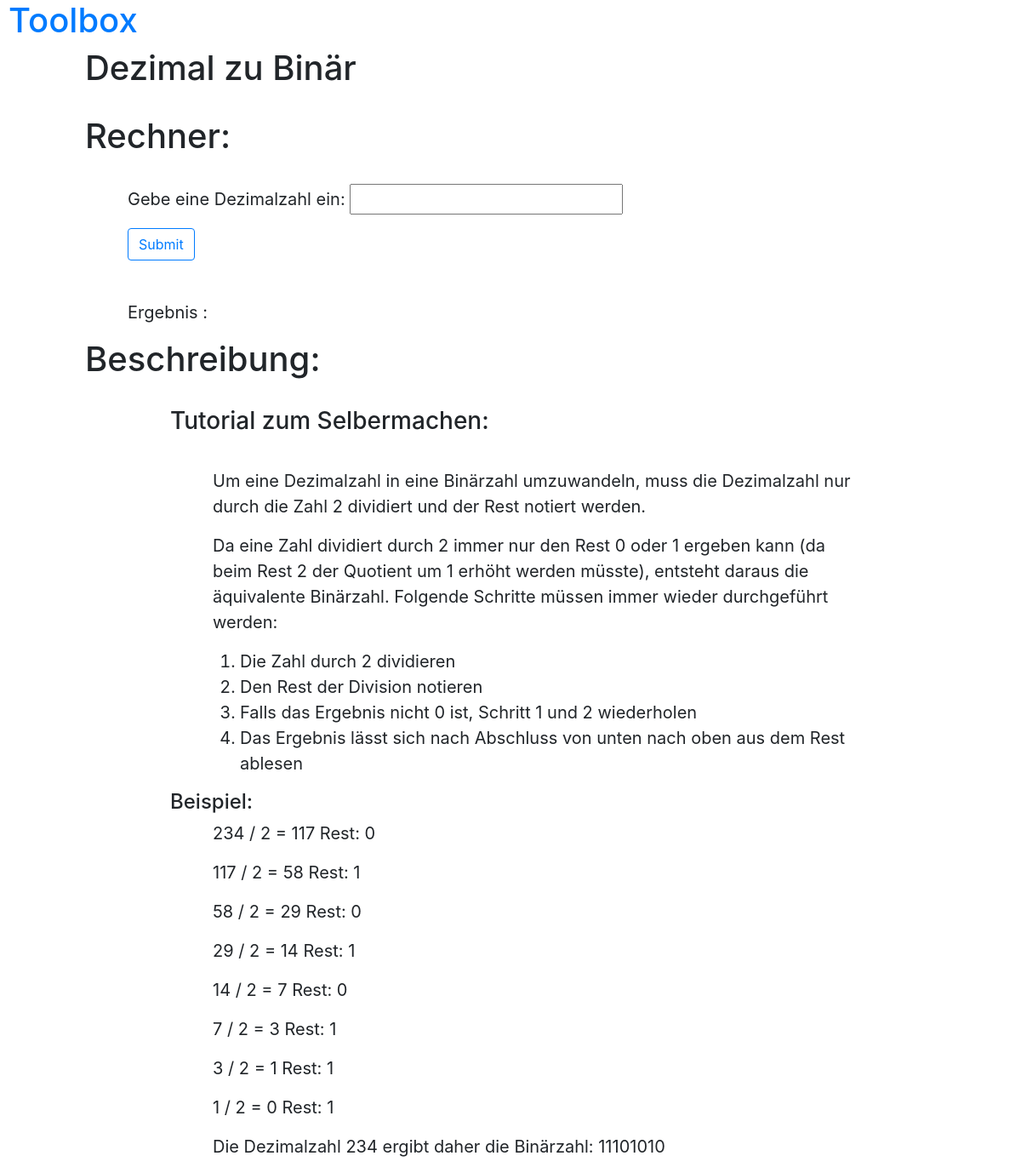
The app's page /2/, older data.
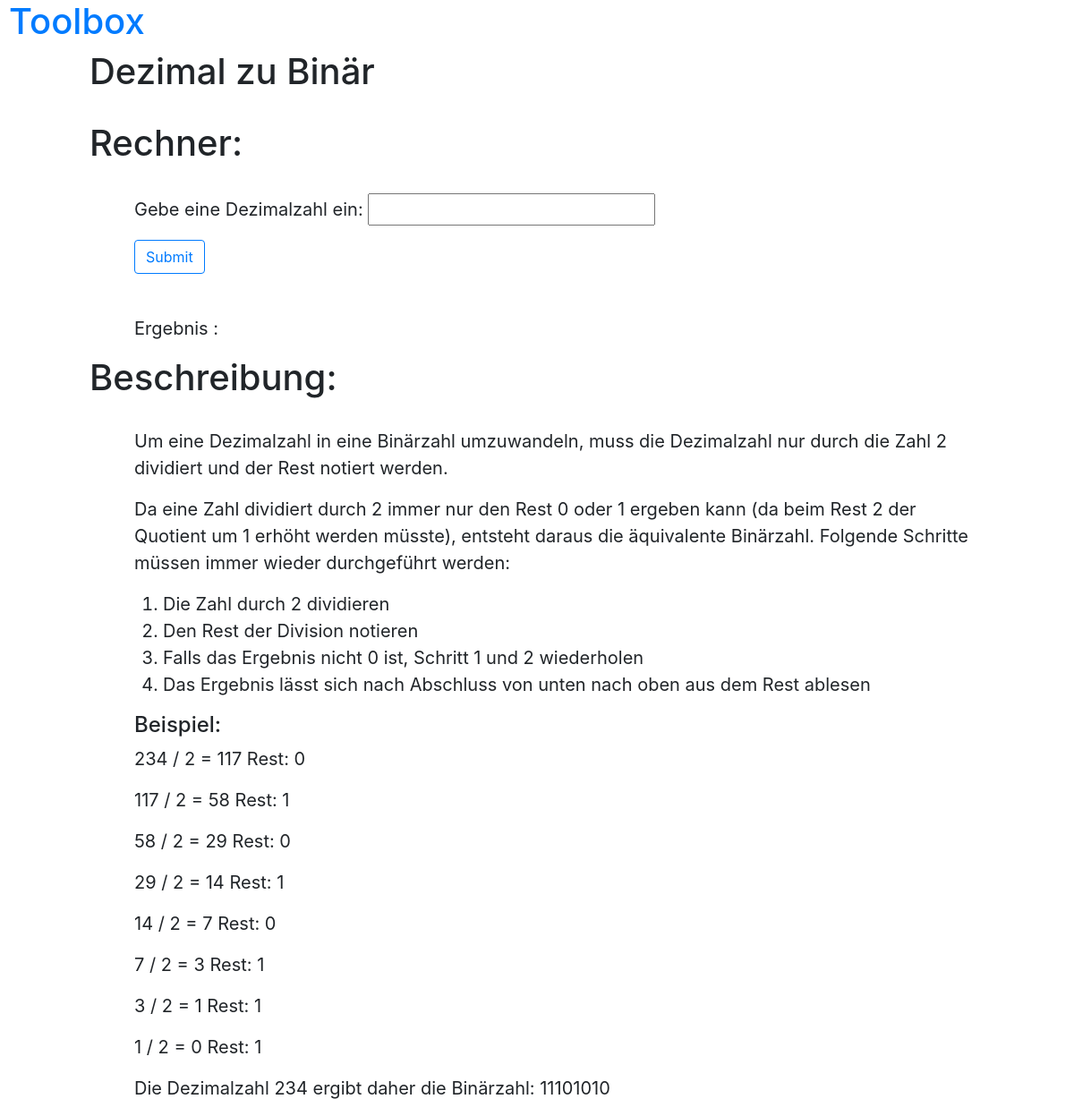
The same page, newer data.
### app/models.py (models this page shows)
class Application(models.Model):
    class Meta:
        verbose_name_plural = 'Applications'
    id = models.IntegerField(primary_key=True)
    name = models.CharField(max_length=30)
    description = models.CharField(max_length=300)
    function = models.CharField(max_length=500)
    template_text = models.CharField(max_length=500)
    input_anzahl = models.IntegerField()
    output_anzahl = models.IntegerField()
    error_message = models.CharField(max_length=100)

### app/views.py (the view)
# urls.py: path('<int:pk>/', manage_functions, name='manage'),
def manage_functions(request, pk=None):
    if pk:
        function = Application.objects.get(pk=pk)
    val = function.template_text.replace('{{ opci }}', '0').replace('{{ error }}', '')
    for i in range(1, function.output_anzahl + 1):
        val = val.replace('{{ ' + alphabet[i] + ' }}', '')
    return render(request, f'app/template.html',
                  {'page_title': f'{function.name}',
                   'id': f'{pk}',
                   'op': 0,
                   'templatecode': val,
                   'description': function.description,
                   })

### templates/app/template.html (shortened to what this page needs)
{% extends 'app/base.html' %}
{% load bootstrap4 %}
{% block content %}
    <h1 style="margin-left: 50px;">{{ page_title }}</h1><br>
    <h1 style="margin-left: 50px;">Rechner:</h1><br>
    <form action="results" method="post">
        <div style="margin-left: 100px; margin-right: 100px; font-size: 20px;">
            {{ templatecode |safe }}
        </div>
    </form>
    <h1 style="margin-left: 50px;">Beschreibung:</h1><br>
    <div style="margin-left: 100px; margin-right: 100px; font-size: 20px;">
        {{ description |safe }}
    </div>
{% endblock %}

Row changes from the older to the newer data that the page shows:
changed Application "Dezimal zu Binär": description "Tutorial zum Selbermachen: Um eine Dezimalzahl in…" → "Um eine Dezimalzahl in…"
